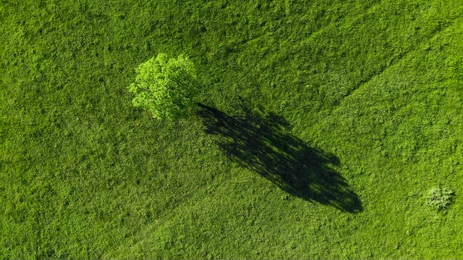
#> input picture Python_ObjectDetection/Singletree/singletree6.png, 463 x 260 px, found by its file name
$ python main.py
#> lines starting #> are read from the running program, lines starting #| are printed output that depends on the picture; after the words box and inside, x2 and y2 are one past the last pixel; in counts of white or black regions, pixels touching at a corner belong together
import cv2
import imutils
from scipy.spatial import distance as dist
from collections import OrderedDict
import numpy as np

class ColorLabeler:
    def __init__(self):
        # initialize the colors dictionary, containing the color
        # name as the key and the RGB tuple as the value
        colors = OrderedDict({
            "red": (255, 0, 0),
            "green": (0, 255, 0),
            "blue": (0, 0, 255)})
        # allocate memory for the L*a*b* image, then initialize
        # the color names list
        self.lab = np.zeros((len(colors), 1, 3), dtype="uint8")
        self.colorNames = []
        # loop over the colors dictionary
        for (i, (name, rgb)) in enumerate(colors.items()):
            # update the L*a*b* array and the color names list
            self.lab[i] = rgb
            self.colorNames.append(name)
        # convert the L*a*b* array from the RGB color space
        # to L*a*b*
        self.lab = cv2.cvtColor(self.lab, cv2.COLOR_RGB2LAB)

    def label(self, image, c):
        # construct a mask for the contour, then compute the
        # average L*a*b* value for the masked region
        mask = np.zeros(image.shape[:2], dtype="uint8")
        cv2.drawContours(mask, [c], -1, 255, -1)
        mask = cv2.erode(mask, None, iterations=2)
        mean = cv2.mean(image, mask=mask)[:3]
        # initialize the minimum distance found thus far
        minDist = (np.inf, None)
        # loop over the known L*a*b* color values
        for (i, row) in enumerate(self.lab):
            # compute the distance between the current L*a*b*
            # color value and the mean of the image
            d = dist.euclidean(row[0], mean)
            # if the distance is smaller than the current distance,
            # then update the bookkeeping variable
            if d < minDist[0]:
                minDist = (d, i)
        # return the name of the color with the smallest distance
        return self.colorNames[minDist[1]]


class ShapeDetector:
	def __init__(self):
		pass
	def detect(self, c, espilon):
		# initialize the shape name and approximate the contour
		shape = "unidentified"
		peri = cv2.arcLength(c, True)
		approx = cv2.approxPolyDP(c, espilon * peri, True)
				# if the shape is a triangle, it will have 3 vertices
		if len(approx) == 3:
			shape = "triangle"
		# if the shape has 4 vertices, it is either a square or
		# a rectangle
		elif len(approx) == 4:
			# compute the bounding box of the contour and use the
			# bounding box to compute the aspect ratio
			(x, y, w, h) = cv2.boundingRect(approx)
			ar = w / float(h)
			# a square will have an aspect ratio that is approximately
			# equal to one, otherwise, the shape is a rectangle
			shape = "square" if ar >= 0.95 and ar <= 1.05 else "rectangle"
		# if the shape is a pentagon, it will have 5 vertices
		elif len(approx) == 5:
			shape = "pentagon"
		elif len(approx) == 6:
			shape = "hexagon"
		elif len(approx) == 7:
			shape = "heptagon"
		# otherwise, we assume the shape is a circle
		else:
			shape = "circle"
		# return the name of the shape
		return shape,approx


def stackImages(scale,imgArray):
    rows = len(imgArray)
    cols = len(imgArray[0])
    rowsAvailable = isinstance(imgArray[0], list)
    width = imgArray[0][0].shape[1]
    height = imgArray[0][0].shape[0]
    if rowsAvailable:
        for x in range ( 0, rows):
            for y in range(0, cols):
                if imgArray[x][y].shape[:2] == imgArray[0][0].shape [:2]:
                    imgArray[x][y] = cv2.resize(imgArray[x][y], (0, 0), None, scale, scale)
                else:
                    imgArray[x][y] = cv2.resize(imgArray[x][y], (imgArray[0][0].shape[1], imgArray[0][0].shape[0]), None, scale,scale)
                if len(imgArray[x][y].shape) == 2: imgArray[x][y] = cv2.cvtColor(imgArray[x][y], cv2.COLOR_GRAY2BGR)
        imageBlank = np.zeros((height, width, 3), np.uint8)
        hor = [imageBlank]*rows
        hor_con = [imageBlank]*rows
        for x in range(0, rows):
            hor[x] = np.hstack(imgArray[x])
        ver = np.vstack(hor)
    else:
        for x in range(0, rows):
            if imgArray[x].shape[:2] == imgArray[0].shape[:2]:
                imgArray[x] = cv2.resize(imgArray[x], (0, 0), None, scale, scale)
            else:
                imgArray[x] = cv2.resize(imgArray[x], (imgArray[0].shape[1], imgArray[0].shape[0]), None, scale, scale)
            if len(imgArray[x].shape) == 2: imgArray[x] = cv2.cvtColor(imgArray[x], cv2.COLOR_GRAY2BGR)
        hor = np.hstack(imgArray)
        ver = hor
    return ver

def nothing(x) :
    pass

def imageCenter(image) :
    (h,w) = image.shape[:2]
    cv2.circle(image, (w//2, h//2), 7, (255, 0, 0), -1) #where w//2, h//2 are the required frame/image centeroid's XYcoordinates.

def pixel_color(img,x,y) :
    imgRGB = cv2.imread(img)
    imgHSV = cv2.cvtColor(imgRGB,cv2.COLOR_BGR2HSV)
    #in order B G R
    #img[row,column], row means y, column means x
    # b,g,r = imgRGB[int(x),int(y)]
    # print(r,g,b)
    h,s,v = imgHSV[int(y),int(x)]
    # print(h,s,v)

    #red
    redLower = np.array([136,87,111], np.uint8)
    redUpper = np.array([180,255,255], np.uint8)


    #green
    greenLower = np.array([25,52,72], np.uint8)
    greenUpper = np.array([102,255,255], np.uint8)

    #blue
    blueLower = np.array([94,80,2], np.uint8)
    blueUpper = np.array([120,255,255], np.uint8)

    #yellow
    yellowLower = np.array([23,59,119], np.uint8)
    yellowUpper = np.array([54,255,255], np.uint8)

    #orange
    orangeLower = np.array([0,50,80], np.uint8)
    orangeUpper = np.array([20,255,255], np.uint8)

    #purple
    purpleLower = np.array([130,80,80], np.uint8)
    purpleUpper = np.array([150,255,255], np.uint8)

    redCheck = all([h,s,v] >= redLower) and all([h,s,v] <= redUpper)
    greenCheck = all([h,s,v] >= greenLower) and all([h,s,v] <= greenUpper)
    blueCheck = all([h,s,v] >= blueLower) and all([h,s,v] <= blueUpper)
    yellowCheck = all([h,s,v] >= yellowLower) and all([h,s,v] <= yellowUpper)
    orangeCheck = all([h,s,v] >= orangeLower) and all([h,s,v] <= orangeUpper)
    purpleCheck = all([h,s,v] >= purpleLower) and all([h,s,v] <= purpleUpper)

    if redCheck == 1:
        return "Red Color"
    elif greenCheck == 1:
        return "Green Color"
    elif blueCheck == 1:
        return "Blue Color"
    elif yellowCheck == 1:
         return "Yellow Color"
    elif orangeCheck == 1:
         return "Orange Color"
    elif purpleCheck == 1:
         return "Purple Color"
    else :
        return "No color detected"

    return "No color detected"

def adjustBrightness(img, factor = 1.2):
    imgHsv = cv2.cvtColor(img,cv2.COLOR_BGR2HSV)
    h,s,v = cv2.split(imgHsv)
    v = np.clip(v*factor, a_min = 0, a_max = 255).astype(np.uint8)
    imgHsv = cv2.merge([h,s,v])
    return cv2.cvtColor(imgHsv,cv2.COLOR_HSV2BGR)

def ObjectLabeler(shape, color):
    if (color == "Green Color") and (shape == "circle"):
        return "Tree"
    elif (shape == "square") or (shape == "rectangle") or (shape == "pentagon") or ((shape == "hexagon")):
        return "House"
    else :
        return "Undefined Object"

    return "Undefined Object"


def reduce_shadow(image,threshold_darkpixel=65,kernel_size=11,):

    total_pixel_in_kernel = kernel_size*kernel_size
    Eighty_percent_kernel = int(total_pixel_in_kernel*0.5)
    dark_pixel_in_total = 0
    half_size_kernel = int((kernel_size-1)/2)
    # Convert image from BGR to HSV
    hsv_img = cv2.cvtColor(image, cv2.COLOR_BGR2HSV)

    # Extract the all channels from hsv
    h,s,v_channel = cv2.split(hsv_img)
    height, width, _ = hsv_img.shape

    #run thourgh all image
    for y in range(0+half_size_kernel,height-half_size_kernel+1,1):
        for x in range(0+half_size_kernel,width-half_size_kernel+1,1):
            cnt_row = 0
            cnt_column = 0
            #find a dark pixel
            if v_channel[y,x] < threshold_darkpixel :

                #check dark region around dark pixel
                for j in range(y-half_size_kernel,y+half_size_kernel,1):
                    for i in range(x-half_size_kernel,x+half_size_kernel,1):
                        if v_channel[j,i] < threshold_darkpixel :
                            dark_pixel_in_total = dark_pixel_in_total + 1
                        else :
                            v_copy = v_channel[j,i]

                if dark_pixel_in_total > Eighty_percent_kernel :
                    #change the brightness of dark region
                    for j in range(y-half_size_kernel,y+half_size_kernel):
                        cnt_column=cnt_column+1
                        for i in range(x-half_size_kernel,x+half_size_kernel):
                            if v_channel[j,i]*1.2 < 255 :
                                v_channel[j,i] = v_channel[cnt_column,cnt_row]
                                h[j,i] = h[cnt_column,cnt_row]
                                s[j,i] = s[cnt_column,cnt_row]
                            cnt_row=cnt_row+1
            dark_pixel_in_total = 0

    imgHsv = cv2.merge([h,s,v_channel])
    new_img = cv2.cvtColor(imgHsv,cv2.COLOR_HSV2BGR)


    # return new image
    return new_img


#from the coodination potision of object, we calculate the angle between
#2 vectors, first vector is drone towards east,
#second vector is drone toward object as trigonomectric circle.
def PositionDetector(x,y):
    tanA = float(y/x)
    return tanA

def LightBalance(image) :
     image = cv2.equalizeHist(image)
     return image

#create trackbar for canny edge detection threshold
cv2.namedWindow("Parameters")
cv2.createTrackbar("ThresLow","Parameters", 45, 255, nothing)
cv2.createTrackbar("ThresHigh","Parameters", 164, 255, nothing)

#create trackbar for kernel
cv2.createTrackbar("kernel va1", "Parameters", 3, 10, nothing)
cv2.createTrackbar("kernel va2", "Parameters", 3, 10, nothing)

#create trackbar for espilon
cv2.createTrackbar("Espilonx10000","Parameters",100,1200,nothing)

#create trackbar for contour Area
cv2.createTrackbar("AreaMin","Parameters",1000,5000,nothing)
cv2.createTrackbar("AreaMax","Parameters",7000,10000,nothing)

#create trackbar for Filter
cv2.createTrackbar("Spatial Window","Parameters",45,100,nothing)
cv2.createTrackbar("Color Window","Parameters",60,100,nothing)

# load the image and resize it to a smaller factor so that
# the shapes can be approximated better
image = cv2.imread("/home/dell3561-49/PYTHON_CODE/SingleTree/singletree6.png")
#> image is the input picture: shape (260, 463, 3); mean B, G, R 25.5, 111.1, 82.4
# image = cv2.imread("/home/dell3561-49/PYTHON_CODE/1.COLOR_CORRECTION/Images/smallmap1.png")

#open a file to write results
file = open("output.txt","a")

#adjust brightness
image = adjustBrightness(image)
#> in adjustBrightness, `imgHsv = cv2.cvtColor(img,cv2.COLOR_BGR2HSV)`: imgHsv: shape (260, 463, 3); mean H, S, V 41.3, 196.6, 111.1
#> in adjustBrightness, `imgHsv = cv2.merge([h,s,v])`: imgHsv: shape (260, 463, 3); mean H, S, V 41.3, 196.6, 132.9

#get two first value of img.shape array
(h,w) = image.shape[:2]
#> h = 260; w = 463

#loop for control contour detection and edge detection
while True :
    imgContour = image.copy()

    # # blur the resized image slightly, then convert it to both
    # # grayscale and the L*a*b* color spaces
    # blurred = cv2.GaussianBlur(image, (9, 9), 0)
    # gray = cv2.cvtColor(blurred, cv2.COLOR_BGR2GRAY)


    image = reduce_shadow(image)
#> in reduce_shadow, `hsv_img = cv2.cvtColor(image, cv2.COLOR_BGR2HSV)`: hsv_img: shape (260, 463, 3); mean H, S, V 41.3, 197.6, 132.9
#> after the loop in reduce_shadow, `for y in range(0+half_size_kernel,height-half_size_kernel+1,1):`:
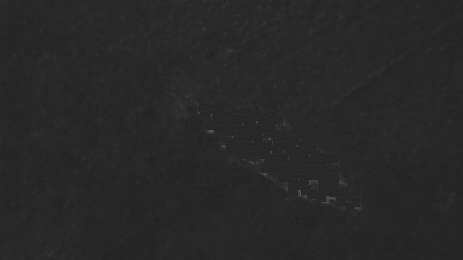
#> h: shape (260, 463); min 34, max 93, mean 40.2
#> after the loop in reduce_shadow, `for y in range(0+half_size_kernel,height-half_size_kernel+1,1):`:
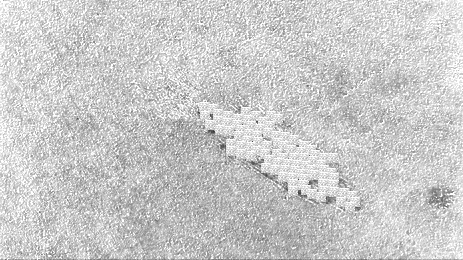
#> s: shape (260, 463); min 54, max 255, mean 202.7
#> after the loop in reduce_shadow, `for y in range(0+half_size_kernel,height-half_size_kernel+1,1):`:
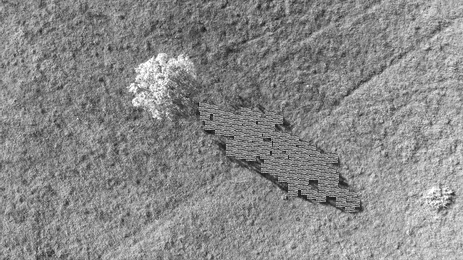
#> v_channel: shape (260, 463); min 19, max 255, mean 137.4
#> in reduce_shadow, `imgHsv = cv2.merge([h,s,v_channel])`: imgHsv: shape (260, 463, 3); mean H, S, V 40.2, 202.7, 137.4


    #create variables for Filter Trackbars
    SP = cv2.getTrackbarPos("Spatial Window","Parameters")
    SR = cv2.getTrackbarPos("Color Window","Parameters")

    #first parameter of this filter is spatial window radius
    #If sp is small, only nearby pixels affect the result —
    #   so smoothing is localized.
    #If sp is large, even pixels farther away
    #   (but with similar color) can be grouped —
    #       leading to larger smoothed regions.
    # Large sp parameter creates heavy calculation, slow calculation
    #   ,so the computer could take a lot of time to calculate it.
    #       Even the program crashes.
    filtered = cv2.pyrMeanShiftFiltering(image, 30, 45)

    # applying different thresholding : START
    # techniques on the input image
    gray = cv2.cvtColor(filtered, cv2.COLOR_BGR2GRAY)

    #Historical equalization
    gray = LightBalance(gray)
#> in LightBalance, `image = cv2.equalizeHist(image)`:
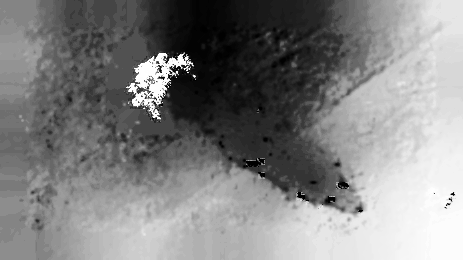
#> image: shape (260, 463); min 0, max 255, mean 130.2

    # thresh1 = cv2.adaptiveThreshold(gray, 255, cv2.ADAPTIVE_THRESH_MEAN_C,
    #                                         cv2.THRESH_BINARY, 199, 5)

    # thresh2 = cv2.adaptiveThreshold(gray, 255, cv2.ADAPTIVE_THRESH_GAUSSIAN_C,
    #                                         cv2.THRESH_BINARY, 199, 5)
    # applying different thresholding : END


    #create variable for trackbar
    ThresLow = cv2.getTrackbarPos("ThresLow","Parameters")
    ThresHigh = cv2.getTrackbarPos("ThresHigh","Parameters")

    #canny edge detection
    edges1 = cv2.Canny(image=filtered,threshold1 = ThresLow,threshold2 = ThresHigh)
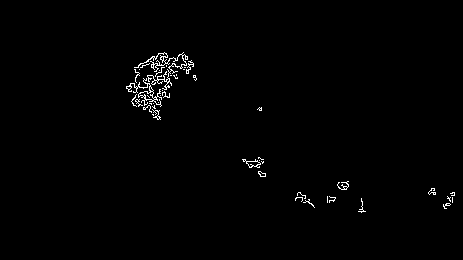
#> edges1: shape (260, 463); 0.95% white in thin lines or dots, all inside (x1, y1, x2, y2) = (126, 52, 455, 213)

    #closing image :: END
    #create variable for kernel trackbar
    Kernel_Trackbar1 = cv2.getTrackbarPos("kernel va1", "Parameters")
    Kernel_Trackbar2 = cv2.getTrackbarPos("kernel va2", "Parameters")

    kernel = np.ones((Kernel_Trackbar1,Kernel_Trackbar2), np.uint8)
    closing = cv2.morphologyEx(edges1, cv2.MORPH_CLOSE, kernel, iterations = 1)
#> closing: shape (260, 463); 1.8% white; 11 white regions (2 under 20 px)


    # find contours in the thresholded image
    cnts,hierarchy = cv2.findContours(closing, cv2.RETR_EXTERNAL,
        cv2.CHAIN_APPROX_SIMPLE)
#> cnts = 11 contours, 3 with area under 20; largest, box (x1, y1, x2, y2) and area: (126, 52, 194, 120) 1968, (242, 157, 264, 168) 100, (337, 181, 349, 190) 66, (295, 192, 315, 208) 60, (443, 192, 455, 209) 51, (327, 196, 336, 203) 30, (428, 188, 436, 195) 28, (258, 171, 266, 177) 23

    # initialize the shape detector and color labeler
    sd = ShapeDetector()
    cl = ColorLabeler()

    # loop over the contours
    for c in cnts:

        #calculate contour area for removing small contour(noise)
        area = cv2.contourArea(c)
#> area = 14.5
        areaMin = cv2.getTrackbarPos("AreaMin","Parameters")

        areaMax = cv2.getTrackbarPos("AreaMax","Parameters")

        Espilonx10000 = cv2.getTrackbarPos("Espilonx10000","Parameters")
        espilon = Espilonx10000/10000

        #put contour detection in a specific condition
        if (area > areaMin): # and area < areaMax :
            # compute the center of the contour
            M = cv2.moments(c)
            cX = int((M["m10"] / M["m00"]) )
            cY = int((M["m01"] / M["m00"]) )

            #Real position compare to drone
            rX = cX - w/2
            rY = h/2 - cY

            # detect the shape of the contour and label the color
            (shape,approx) = sd.detect(c,espilon)

            # color = cl.label(lab, c)
            color = pixel_color('/home/dell3561-49/PYTHON_CODE/SingleTree/singletree6.png',cX,cY)
            # color = pixel_color('/home/dell3561-49/PYTHON_CODE/1.COLOR_CORRECTION/Images/smallmap1.png',cX,cY)


            #object labeler
            object = ObjectLabeler(shape,color)

            # multiply the contour (x, y)-coordinates by the resize ratio,
            # then draw the contours and the name of the shape and labeled
            # color on the image
            c = c.astype("float")
            c = c.astype("int")
            text = "{} {}".format(color, shape)
            cv2.drawContours(imgContour, [approx], -1, (0, 255, 0), 2)

            cv2.putText(imgContour, text, (cX, cY),
            	cv2.FONT_HERSHEY_SIMPLEX, 0.5, (255, 255, 0), 2)

            #Print the real coordination offset with top-left corner.
            # cv2.putText(imgContour,"({},{})".format(cX,cY),(cX, cY+40),
            # 	cv2.FONT_HERSHEY_SIMPLEX, 0.5, (255, 255, 0), 2)

            #Print the new coordination offset with center of image.
            cv2.putText(imgContour,"({},{})".format(rX,rY),(cX, cY+20),
            	cv2.FONT_HERSHEY_SIMPLEX, 0.5, (255, 255, 0), 2)

            cv2.putText(imgContour, object, (cX, cY+40),
            	cv2.FONT_HERSHEY_SIMPLEX, 0.5, (255, 255, 0), 2)

            cv2.putText(imgContour, " tanA={:.2f}".format(PositionDetector(rX,rY)), (cX, cY+60),
            	cv2.FONT_HERSHEY_SIMPLEX, 0.5, (255, 255, 0), 2)

            # [7 lines of commented-out code are left out]

    imgStack = stackImages(0.5,([image,gray,filtered],[edges1,closing,imgContour]))
#> in stackImages, `ver = np.vstack(hor)`:
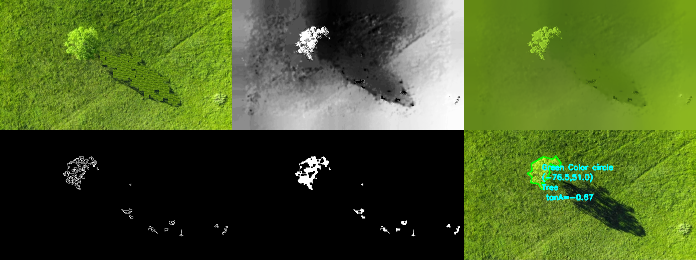
#> ver: shape (260, 696, 3); mean of channels 0, 1, 2 38.3, 91.4, 72.7; drawn as B, G, R

    cv2.imshow("ImageStack", imgStack)
    cv2.imshow("Image",imgContour)
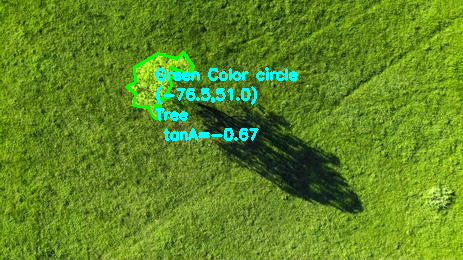
#> window 'Image': shape (260, 463, 3); mean B, G, R 34.3, 136.2, 96

    # cv2.imshow("MeanC",thresh1)
    # cv2.imshow("Gaussian",thresh2)

    cv2.waitKey(300)

file.close()

$ run again, with Python_ObjectDetection/Singletree/singletree1.png copied over Python_ObjectDetection/Singletree/singletree6.png
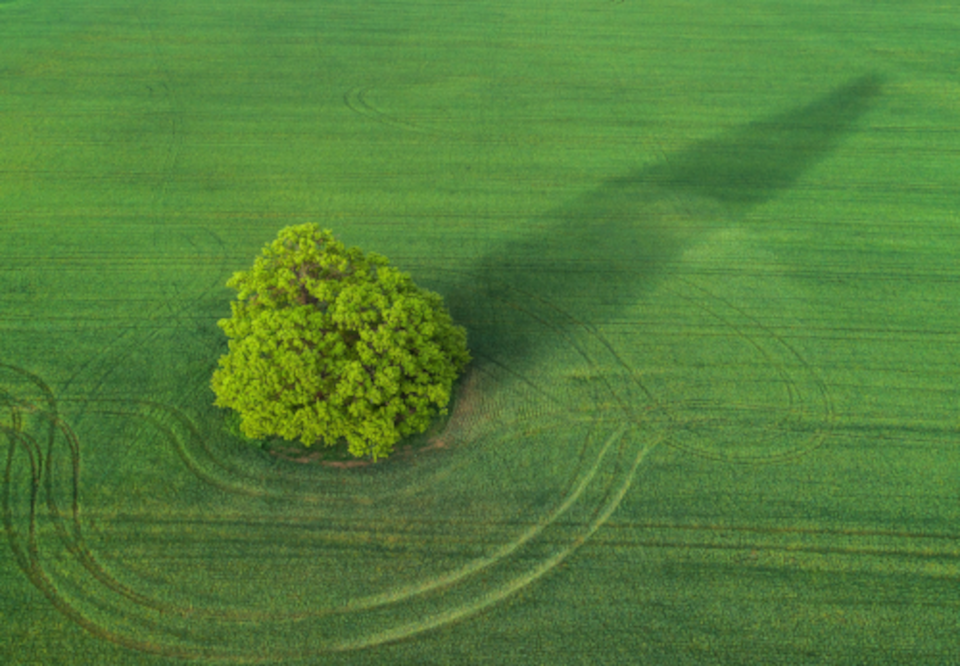
#> input picture Python_ObjectDetection/Singletree/singletree1.png, 960 x 666 px, found by its file name
#> image is the input picture: shape (666, 960, 3); mean B, G, R 58.7, 127.7, 84
#> hsv_img: shape (666, 960, 3); mean H, S, V 49.5, 137.8, 152.8
#> image: shape (666, 960)
#> `edges1 = cv2.Canny(image=filtered,threshold1 = ThresLow,threshold2 = T..`:
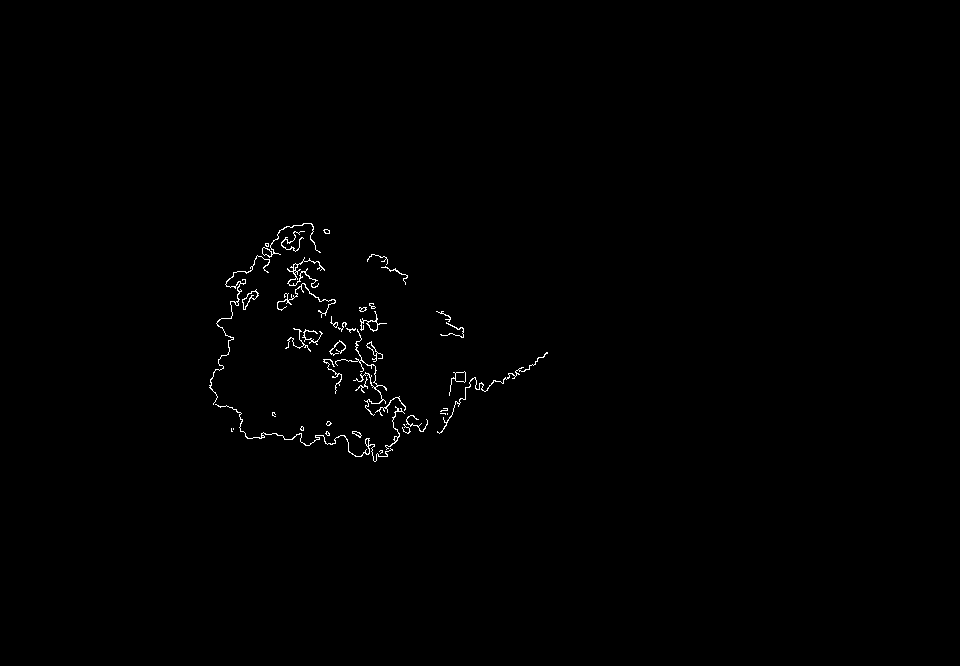
#> edges1: shape (666, 960); 0.51% white in thin lines or dots, all inside (x1, y1, x2, y2) = (209, 223, 548, 462)
#> cnts = 17 contours, 4 with area under 20; largest, box (x1, y1, x2, y2) and area: (209, 223, 406, 462) 1640, (277, 257, 336, 318) 410, (285, 328, 323, 352) 253, (437, 352, 548, 434) 189, (329, 340, 346, 356) 126
#> area = 27
#> `cv2.imshow("Image",imgContour)`:
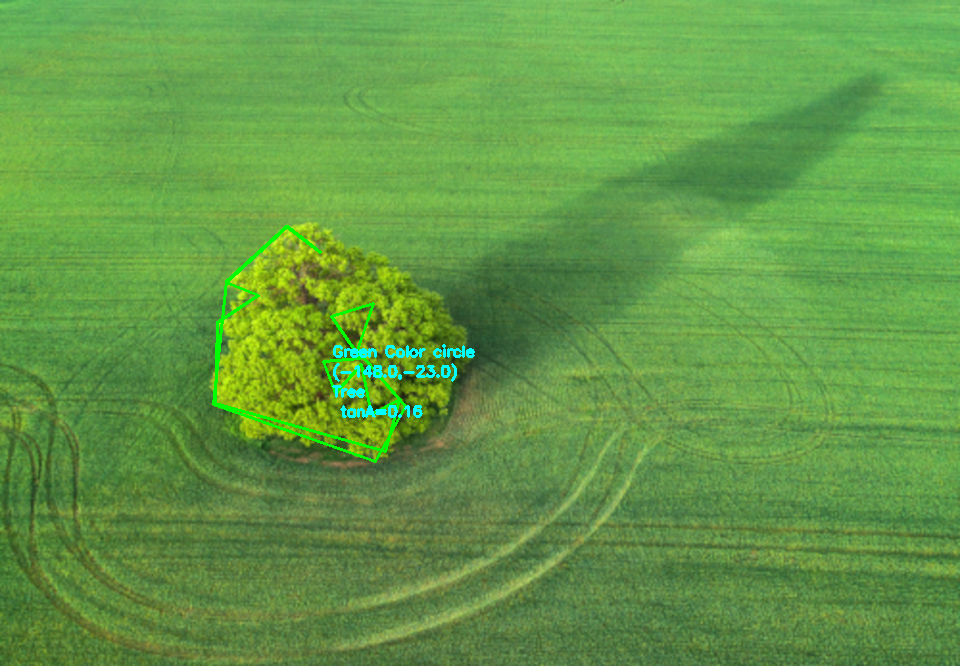
#> window 'Image': shape (666, 960, 3); mean B, G, R 70.4, 153.9, 99
